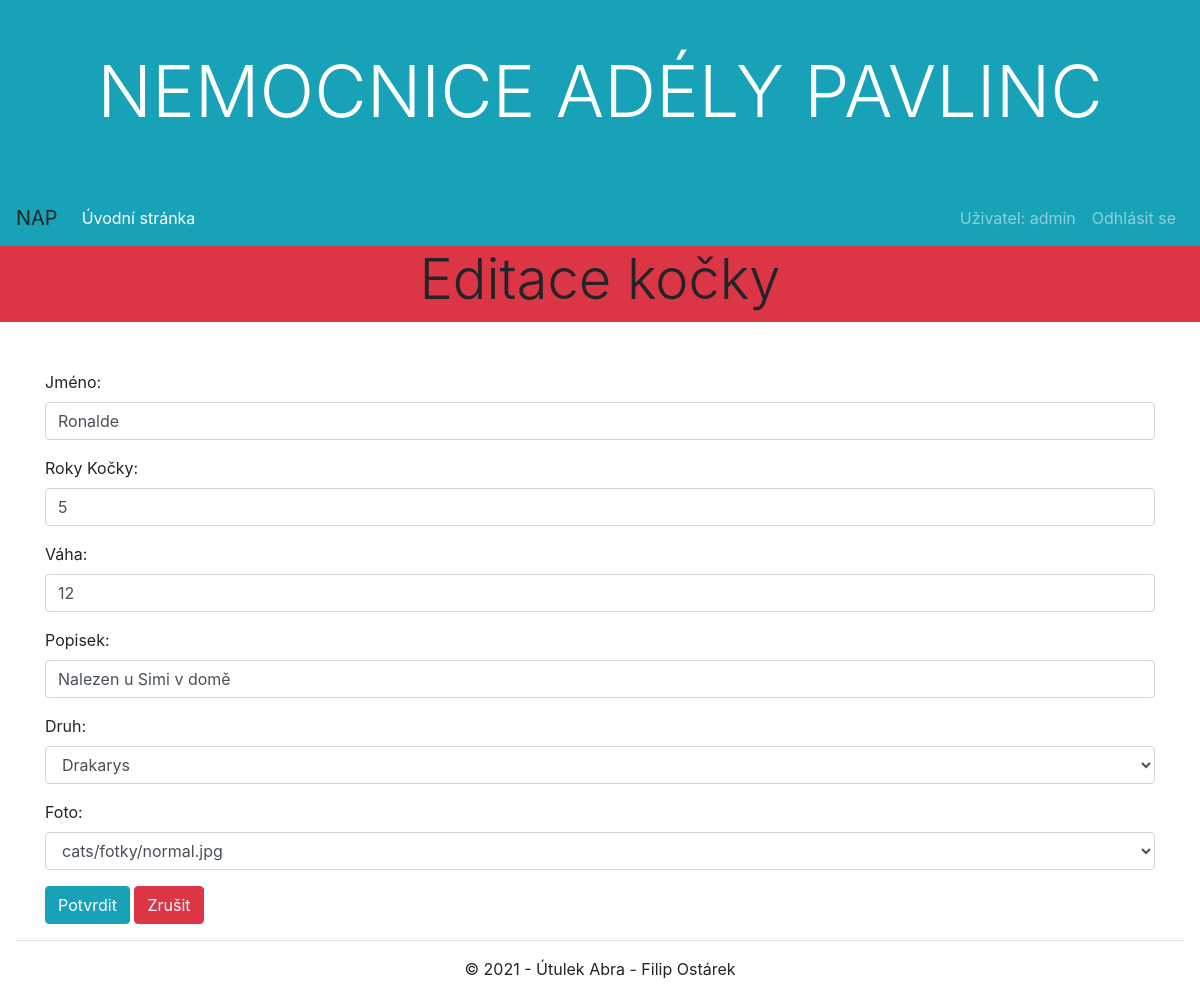
The app's page /kocky/5/update/ (signed in) with its own data.
### cats/models.py (models this page shows, shortened)
class Description_of_the_cat(models.Model):
    jmeno = models.CharField(max_length=50, verbose_name="Jméno", blank=True)
    vek = models.IntegerField(verbose_name="Roky Kočky", blank=True, validators=[MinValueValidator(0.0)])
    vaha = models.IntegerField(verbose_name="Váha", blank=True, validators=[MinValueValidator(0.0)])
    popisek = models.CharField(max_length=500, verbose_name="popisek", blank=True)
    druh = models.ForeignKey(Species, on_delete=models.CASCADE)
    foto = models.ForeignKey(Photo, on_delete=models.CASCADE)
    class Meta:
        ordering = ["jmeno"]

### cats/views.py (the view)
# urls.py: path('<int:pk>/update/', views.KockaUpdate.as_view(), name='kocka-update'),
class KockaUpdate(LoginRequiredMixin, PermissionRequiredMixin, UpdateView):
    model = Description_of_the_cat
    template_name = 'forms/bootstrap_form.html'
    form_class = KockaModelForm
    login_url = '/accounts/login/'
    permission_required = 'cats.change_description_of_the_cat'

### cats/forms.py (shortened to what this page needs)
class KockaModelForm(ModelForm):
    class Meta:
        model = Description_of_the_cat
        fields = ['jmeno', 'vek', 'vaha', 'popisek', 'druh', 'foto']

### cats/models.py (called while the page is built)
    def __str__(self):
        return self.jmeno_druhu

    def __str__(self):
        return f"{self.fotka}"

### cats/templates/forms/bootstrap_form.html (shortened to what this page needs)
{% extends "base.html" %}
{% load widget_tweaks %}
{% block content %}
<div class="row mb-3">
    <div class="col-sm-12 bg-danger">
        <h2 class="display-4 text-center">Editace kočky</h2>
    </div>
</div>
{% if user.is_authenticated %}
<div class="row mt-5 mb-3">
    <div class="container">
        <form method="post" novalidate>
            {% for field in form.visible_fields %}
            <div class="form-group">
                {{ field.label_tag }}
                {% if form.is_bound %}
                  {% if field.errors %}
                    {% render_field field class="form-control is-invalid" %}
                    {% for error in field.errors %}
                      <div class="invalid-feedback">
                          {{ error }}
                      </div>
                    {% endfor %}
                  {% else %}
                    {% render_field field class="form-control is-valid" %}
                  {% endif %}
                {% else %}
                  {% render_field field class="form-control" %}
                {% endif %}
            </div>
            {% endfor %}
            <button class="btn btn-info" type="submit">Potvrdit</button>
            <button class="btn btn-danger" onclick="javascript:history.back();">Zrušit</button>
        </form>
    </div>
</div>
{% endif %}
{% endblock %}

### cats/templates/page/navbar.html (shortened to what this page needs)
<nav class="navbar navbar-expand-md bg-info navbar-dark">
      <a class="navbar-brand text-body" href="#">NAP</a>
      <div class="collapse navbar-collapse" id="collapsibleNavbar">
        <ul class="navbar-nav mr-auto">
          <li class="nav-item">
            <a class="nav-link active" href="{% url 'index' %}">Úvodní stránka</a>
          </li>
        </ul>
        <ul class="navbar-nav">
           {% if user.is_authenticated %}
             <li class="nav-item"><a href="{% url 'index' %}" class="nav-link">Uživatel: {{ user.get_username }}</a></li>
             <li class="nav-item"><a href="{% url 'logout'%}" class="nav-link">Odhlásit se</a></li>
           {% else %}
             <li class="nav-item"><a href="{% url 'login'%}?next={{request.path}}" class="nav-link">Přihlásit se</a></li>
            <li class="nav-item"><a href="{% url 'signup'%}" class="nav-link">Zaregistrovat</a></li>
           {% endif %}
        </ul>
      </div>
        <div class="row mt-1">
            <div class="col-sm-12">
            </div>
        </div>
    </nav>

### records on screen
Description_of_the_cat: jmeno "Ronalde" "5" "12" "Nalezen u Simi v domě" "Drakarys" "cats/fotky/normal.jpg"

### other values on screen
{{ user.get_username }} "admin"
{{ field.label_tag }} "Jméno:" "Roky Kočky:" "Váha:" "Popisek:" "Druh:" "Foto:"
